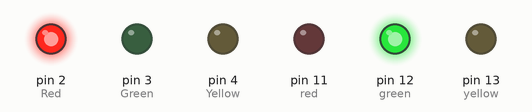
The sketch below on a simulated Arduino Uno, built with avr-gcc and run on an emulated ATmega328P. On the bench: output pins drawn as LEDs (lit = HIGH).

Above: at 0.7 s.
At 2.0 s:
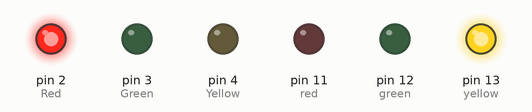
At 3.2 s:
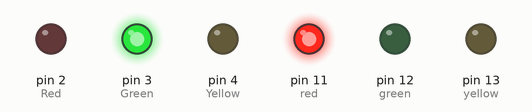
At 4.5 s:
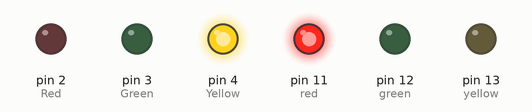
Timing chart, 0 to 6.5 s (numbered marks = the images above):
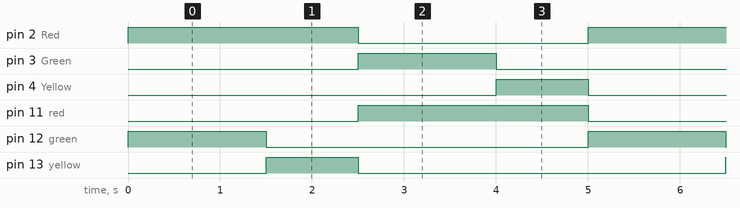

The sketch:

no_3.ino
```cpp
int Yellow = 4;
int Green = 3;
int Red = 2;


int yellow = 13;
int green = 12;
int red = 11;

void setup() {
  // put your setup code here, to run once:
  pinMode(Yellow, OUTPUT);
  pinMode(Green, OUTPUT);
  pinMode(Red, OUTPUT);

  pinMode(yellow, OUTPUT);
  pinMode(green, OUTPUT);
  pinMode(red, OUTPUT);
}

void loop() {
  // put your main code here, to run repeatedly:

  // Red and green (bright)
  digitalWrite(Red, 1); // LED Bright
  digitalWrite(green, 1); // LED Bright
  delay(1500);  // for simulation ( time delay is low than use real arduino)
  // real arduino (delay time 1000 = 1 second)

  // Red and yellow (bright)
  digitalWrite(Red, 1); // LED Bright
  digitalWrite(green, 0); // LED Dark
  digitalWrite(yellow, 1); // LED Bright
  delay(1000);  // for simulation ( time delay is low than use real arduino)
  // real arduino (delay time 1000 = 1 second)

  // Green and red (bright)
  digitalWrite(Red, 0); // LED Dark
  digitalWrite(Green, 1); // LED Bright
  digitalWrite(yellow, 0); // LED Dark
  digitalWrite(red, 1); // LED Bright
  delay(1500);  // for simulation ( time delay is low than use real arduino)
  // real arduino (delay time 1000 = 1 second)

  // Yellow and red (bright)
  digitalWrite(Red, 0); // LED Dark
  digitalWrite(Green, 0); // LED Dark
  digitalWrite(Yellow, 1); // LED Bright
  digitalWrite(red, 1); // LED Bright
  delay(1000);  // for simulation ( time delay is low than use real arduino)
  // real arduino (delay time 1000 = 1 second)

  digitalWrite(Yellow, 0); // LED Dark
  digitalWrite(red, 0); // LED Darl

}
```

Measured:
- by itself, pin 2 (Red), pin 11 (red): alternates HIGH for 2.5 s and LOW for 2.5 s
- by itself, pin 3 (Green), pin 12 (green): alternates HIGH for 1.5 s and LOW for 3.5 s
- by itself, pin 4 (Yellow), pin 13 (yellow): alternates HIGH for 1.0 s and LOW for 4.0 s
